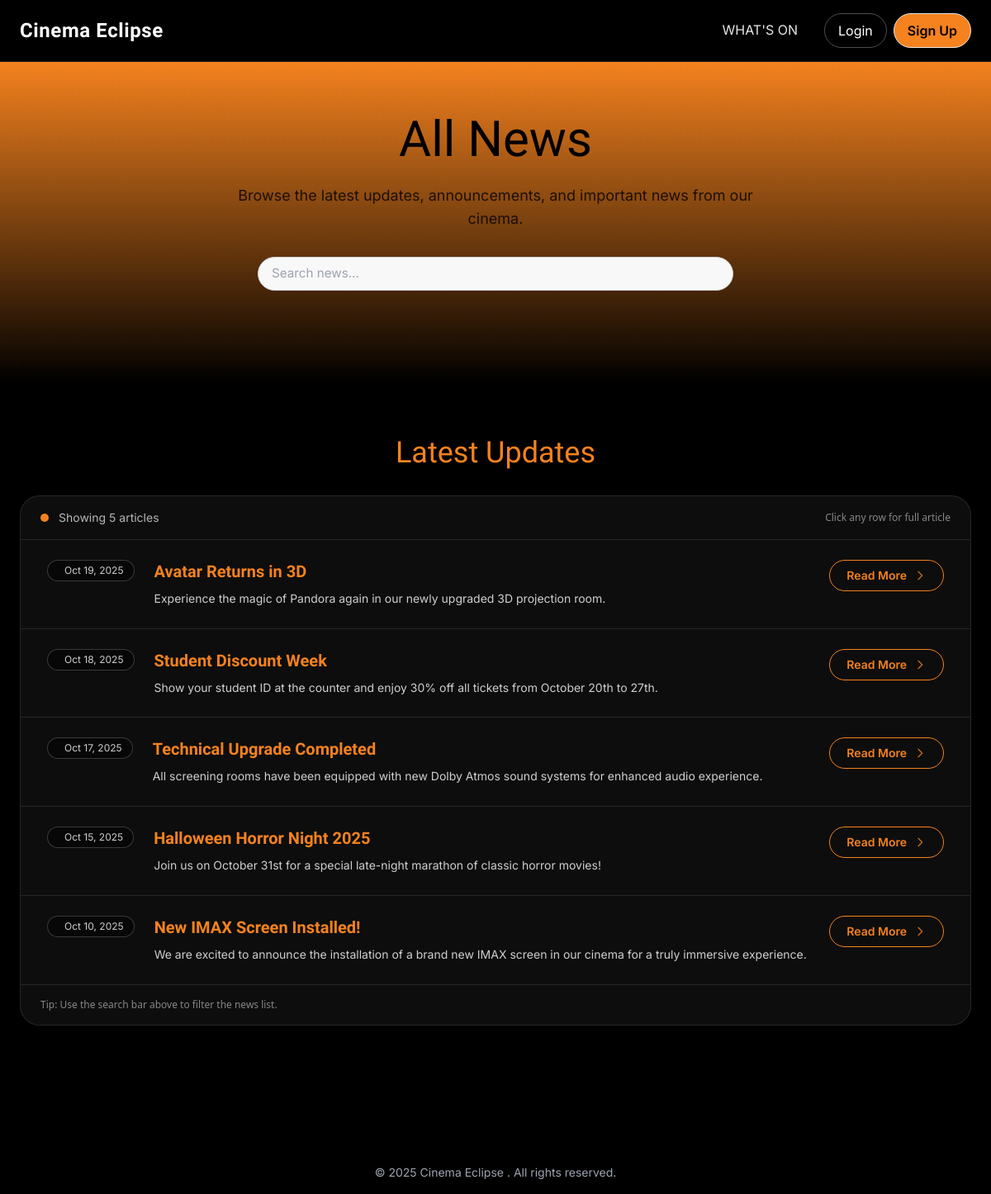
/views/all_news/all_news.php, run on the app's committed database.
### tables this page shows
CREATE TABLE news (
    id INT AUTO_INCREMENT PRIMARY KEY,
    title VARCHAR(255) NOT NULL,
    content TEXT NOT NULL,
    date_added DATETIME DEFAULT CURRENT_TIMESTAMP
);

### admin_dashboard/views/news/news_functions.php (called while the page is built, shortened)
<?php
function getNews($db): array {
    $stmt = $db->prepare("SELECT * FROM news ORDER BY date_added DESC");
    $stmt->execute();
    return $stmt->fetchAll(PDO::FETCH_ASSOC);
}

### views/all_news/all_news.php (the view, shortened to what this page needs)
<?php
require_once __DIR__ . '/../../backend/connection.php';
require_once __DIR__ . '/../../admin_dashboard/views/news/news_functions.php';
$newsList = getNews($db);
?>
<!DOCTYPE html>
<html lang="en">
<?php include __DIR__ . '/../../shared/head.php'; ?>
<body class="bg-black text-white font-sans">
<?php include __DIR__ . '/../../shared/header.php'; ?>
<section class="relative isolate overflow-hidden bg-gradient-to-b from-[var(--secondary)] to-[var(--primary)]/70 text-black text-center">
    <div class="pointer-events-none absolute inset-0 opacity-10"
         style="background-image: radial-gradient(transparent 0, rgba(0,0,0,.08) 100%); background-size: 8px 8px;">
    </div>
    <div class="container mx-auto px-6 py-14 md:py-16 lg:py-18 max-w-7xl">
        <h1 class="text-4xl md:text-6xl font-[Limelight] mb-4 md:mb-6">All News</h1>
        <p class="text-base md:text-lg max-w-2xl mx-auto mb-6 md:mb-8 text-black/80">
            Browse the latest updates, announcements, and important news from our cinema.
        </p>
        <div class="max-w-xl mx-auto">
            <div class="relative group">
                <input
                    type="text"
                    id="newsSearch"
                    placeholder="Search news..."
                    class="!rounded-full"
                />
            </div>
        </div>
    </div>
    <div class="mx-auto max-w-7xl px-6">
        <div class="h-6"></div>
        <div class="h-6 rounded-b-3xl bg-black/10"></div>
    </div>
</section>
<section class="py-16 bg-black">
    <div class="max-w-7xl mx-auto px-6">
        <h2 class="text-4xl font-[Limelight] mb-8 text-center text-[var(--secondary)]">Latest Updates</h2>
        <?php if (!empty($newsList)): ?>
            <div class="rounded-3xl border border-white/10 bg-white/5 backdrop-blur-sm shadow-2xl">
                <div class="flex items-center justify-between px-6 py-4 border-b border-white/10">
                    <div class="flex items-center gap-3">
                        <span class="inline-block h-2.5 w-2.5 rounded-full bg-[var(--secondary)]"></span>
                        <p class="text-sm text-white/70">Showing <?= count($newsList) ?> articles</p>
                    </div>
                    <div class="text-xs text-white/50">Click any row for full article</div>
                </div>
                <ul id="newsList" class="divide-y divide-white/10">
                    <?php foreach ($newsList as $news): ?>
                        <?php
                        $id = (int)$news['id'];
                        $title = htmlspecialchars($news['title'] ?? 'Untitled');
                        $dateAdded = isset($news['date_added'])
                            ? date('M d, Y', strtotime($news['date_added']))
                            : '';
                        $content = htmlspecialchars($news['content'] ?? '');
                        $excerpt = mb_strlen($content) > 150 ? mb_substr($content, 0, 150) . '…' : $content;
                        ?>
                        <li class="news-row group" data-title="<?= strtolower($title) ?>">
                            <a
                                href="../news_details/news_details.php?id=<?= $id ?>"
                                class="flex items-start gap-6 px-8 py-6 transition rounded-2xl md:rounded-none hover:bg-white/10 focus:bg-white/10 focus:outline-none"
                            >
                                <div class="shrink-0 flex flex-col items-center justify-center">
                                    <div class="inline-flex items-center gap-2 rounded-full border border-white/20 bg-black/40 px-3 py-1 text-xs text-white/80">
                                        <span><?= $dateAdded ?></span>
                                    </div>
                                </div>
                                <div class="flex-1 min-w-0">
                                    <h3 class="text-xl font-semibold text-[var(--secondary)] truncate">
                                        <?= $title ?>
                                    </h3>
                                    <p class="mt-2 text-white/80 text-sm leading-relaxed">
                                        <?= $excerpt ?>
                                    </p>
                                </div>
                                <div class="shrink-0">
                                    <span class="inline-flex items-center gap-2 rounded-full border border-[var(--secondary)] bg-transparent px-5 py-2 text-sm font-semibold text-[var(--secondary)] hover:bg-[var(--secondary)] hover:text-black">
                                        Read More
                                        <svg xmlns="http://www.w3.org/2000/svg" class="h-4 w-4 opacity-80" fill="none" viewBox="0 0 24 24" stroke="currentColor">
                                            <path stroke-linecap="round" stroke-linejoin="round" stroke-width="2" d="M9 5l7 7-7 7" />
                                        </svg>
                                    </span>
                                </div>
                            </a>
                        </li>
                    <?php endforeach; ?>
                </ul>
                <div class="px-6 py-4 border-t border-white/10 text-xs text-white/50">
                    Tip: Use the search bar above to filter the news list.
                </div>
            </div>
        <?php else: ?>
            <p class="text-center text-gray-400 text-lg mt-10">
                No news available at the moment. Check back later!
            </p>
        <?php endif; ?>
    </div>
</section>
<?php include __DIR__ . '/../../shared/footer.php'; ?>
</body>
</html>

### style.css (style rules this page uses)
:root { --primary: #ED6044; --secondary: #f5821e; --white: #f8f8f8; --black: #111111; --primary-font: 'Limelight', cursive; --body-font: 'Inter', sans-serif; }
h1, h3, h4, h5, h6 { font-family: var(--primary-font); }
body, p, li, a { font-family: var(--body-font); }
.bg-black { background-color: var(--black); }
.text-white { color: var(--white); }
.text-black { color: var(--black); }
input[type="text"], input[type="email"], input[type="password"], textarea { font-family: var(--body-font); padding: 0.5rem 1rem; border-radius: 0.5rem; border: 1px solid #d0d0d0; background-color: var(--white); color: var(--black); font-size: 0.95rem; width: 100%; box-sizing: border-box; outline: none; transition: border-color 0.15s ease; }
input::placeholder, textarea::placeholder { color: #999; }

### data on the page
news: date_added "Oct 19, 2025", title "Avatar Returns in 3D", content "Experience the magic of Pandora again in our newly upgraded 3D projection room."
news: date_added "Oct 18, 2025", title "Student Discount Week", content "Show your student ID at the counter and enjoy 30% off all tickets from October 20th to 27th."
news: date_added "Oct 17, 2025", title "Technical Upgrade Completed", content "All screening rooms have been equipped with new Dolby Atmos sound systems for enhanced audio experience."
news: date_added "Oct 15, 2025", title "Halloween Horror Night 2025", content "Join us on October 31st for a special late-night marathon of classic horror movies!"
news: date_added "Oct 10, 2025", title "New IMAX Screen Installed!", content "We are excited to announce the installation of a brand new IMAX screen in our cinema for a truly immersive experience."

### other printed values
count($newsList) "5"
